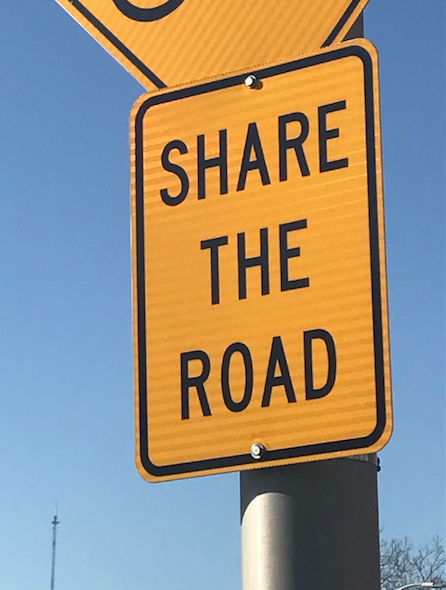
#> input picture image1.png, 446 x 590 px; its folder holds only this picture in this run
$ jupyter execute --allow-errors visualize_process.ipynb
#> lines starting #> are read from the running program, lines starting #| are printed output that depends on the picture; after the words box and inside, x2 and y2 are one past the last pixel; in counts of white or black regions, pixels touching at a corner belong together
#> further down, img is the input picture: shape (590, 446, 3); mean B, G, R 130.3, 144, 150.9
#> `img_gray = cv2.cvtColor(img, cv2.COLOR_BGR2GRAY)`:
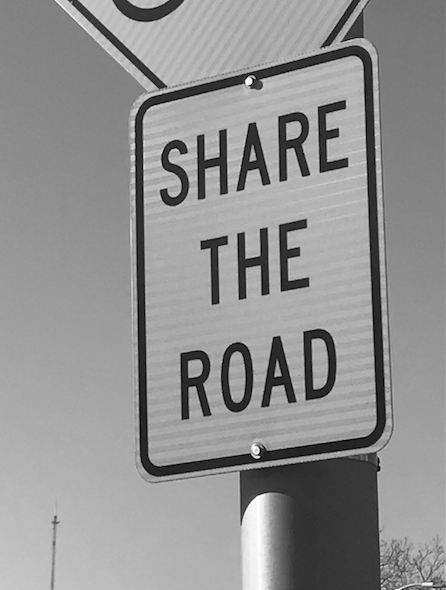
#> img_gray: shape (590, 446); min 0, max 255, mean 144.5
#> `regions, _ = mser.detectRegions(img_gray)`: regions = 508 items
#> the loop `for region in regions: ` made 508 passes
#> after the loop `for region in regions:`:
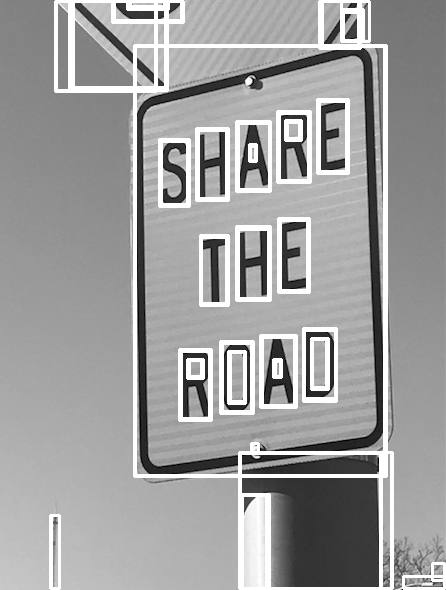
#> vis: shape (590, 446); 11.02% of pixels changed, all inside (x1, y1, x2, y2) = (49, 0, 446, 590)
[cell 1]
import matplotlib
import cv2
import matplotlib.pyplot as plt
import numpy as np
import os

# [6 lines left out: function auto_canny, not called in this run]


mser = cv2.MSER_create()
image_letters = []
#> (the rest of this cell did not finish here and is left out)
